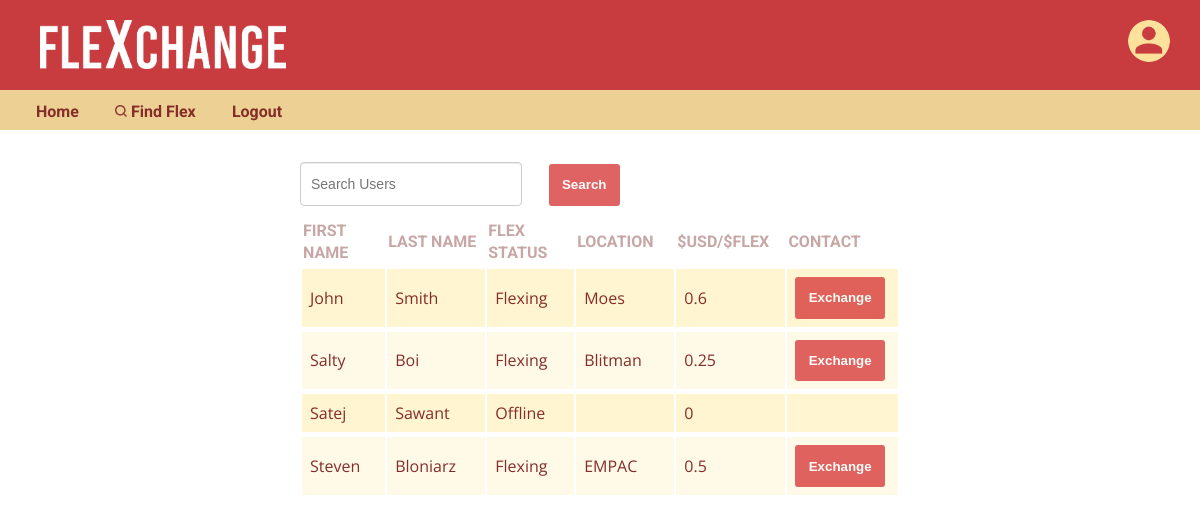
The page /search.php?orderBy=FirstName (signed in) on the database its author committed.
### tables this page shows
CREATE TABLE `user` (
  `user_id` int(10) UNSIGNED NOT NULL,
  `FirstName` varchar(64) NOT NULL,
  `LastName` varchar(64) NOT NULL,
  `email` varchar(64) NOT NULL,
  `status` int(10) UNSIGNED NOT NULL DEFAULT '1',
  `pass_hash` varchar(64) NOT NULL,
  `pass_salt` varchar(64) NOT NULL,
  `venmo_handle` varchar(17) NOT NULL,
  `location` varchar(64) NOT NULL,
  `exchange_rate` float NOT NULL,
  `img_name` varchar(64) NOT NULL
);

### search.php (the view, shortened to what this page needs)
<?php
  require_once "backend/connect.php";
  if (isset($_POST['valueToSearch']) && $_POST['valueToSearch'] != ""){
    $query = 'SELECT `FirstName`, `LastName`, `status`, `location`, `exchange_rate`, `email` FROM `user` WHERE CONCAT(`FirstName`, `LastName`, `status`, `location`) LIKE "%'.$_POST['valueToSearch'].'%"';
  } else {
    $query = "SELECT `FirstName`, `LastName`, `status`, `location`, `exchange_rate`, `email` FROM `user` WHERE 1";
  }
  $orderBy = array('FirstName', 'LastName', 'status', 'location', 'exchange_rate');
  if (isset($_GET['orderBy']) && in_array($_GET['orderBy'], $orderBy)) {
    $order = $_GET['orderBy'];
    $query .= " ORDER BY ".$order;
  }
  $stmt = $dbh->prepare($query);
  $stmt->execute();
?>
<!DOCTYPE html>
<html>
  <head>
    <link rel="stylesheet" type="text/css" href="style/search.css">
  </head>
  <body>
    <?php include("common/header.php");?>
    <main>
      <form id="searchForm" action="search.php" method="post">
        <input id="searchText" type="text" name="valueToSearch" placeholder="Search Users" class="form-control2">
        <input id="searchSubmit" type="submit" name="search" value="Search" class="btn"><br/>
      </form>
      <?php
        if ($stmt->rowCount() > 0) {
          echo "
            <table>
              <tr>
                <th class='firstname'><a href='?orderBy=FirstName'>First Name</a></th>
                <th class='lastname'><a href='?orderBy=LastName'>Last Name</a></th>
                <th class='status'><a href='?orderBy=status'>Flex Status</a></th>
                <th class='location'><a href='?orderBy=location'>Location</a></th>
                <th class='rate'><a href='?orderBy=exchange_rate'>\$USD/\$FLEX</a></th>
                <th class='contact'><a href='??orderBy=status'>Contact</a></th>
              </tr>
          ";
          while($row = $stmt->fetch()) {
            $status = "";
            $contactButton = "";
            if ($row['status'] == 0){
              $status = 'Flexing';
              $contactButton = "
                <form action='email.php' method='post'>
                  <input type='hidden' name='email' value=" . $row['email'] . ">
                  <input type='hidden' name='name' value=" . $row['FirstName'] . ">
                  <input type='submit' name='search' value='Exchange' class='btn'>
                </form>
              ";
            } else if ($row['status'] == 1){
              $status = 'Offline';
            } else {
              $status = 'Status Unavailable';
            }
            echo "
              <tr>
                <td>" . $row['FirstName'] . "</td>
                <td>" . $row['LastName'] . "</td>
                <td>" . $status . "</td>
                <td>" . $row['location'] . "</td>
                <td>" . $row['exchange_rate'] . "</td>
                <td>" . $contactButton . "</td>
              </tr>
            ";
          }
          echo "</table>";
        } else {
          echo "<h1>No Results</h1>";
        }
      ?>
    </main>
  </body>
</html>

### style/style.css (style rules this page uses)
html { position: relative; min-height: 100%; margin: 0; padding: 0; }
body { margin: 0; padding: 0; color: #842D29; font-family: 'Open Sans', sans-serif; padding-bottom: 200px; }
main { margin: auto; width: 50%; }
a { font-weight: bold; color: #842D29; font-family: 'Roboto'; text-decoration: none; }
.btn { border: none; padding: 1em; font-weight: bold; color: white; margin-right: 5px; border-radius: 3px; background-color: #D83D3D; opacity: 0.8; transition: 0.2s; cursor: pointer; }

### style/search.css (style rules this page uses)
#searchForm { margin: 2em 0; width: 100%; }
#searchText { float: left; width: 200px; }
#searchSubmit { float: left; margin-left: 2em; margin-top: 2px; max-width: 18%; }
th { background-color: white; height: 25px; text-align: left; border-bottom: 3px solid white; }
.form-control2 { display: block; width: 100px; height:34px; padding: 4px 10px; font-size: 14px; background-color: #fff; line-height: 1.43; border-radius: 4px; border: 1px solid #ccc; -webkit-box-shadow: inset 0 1px 1px rgba(0, 0, 0, .075); box-shadow: inset 0 1px 1px rgba(0, 0, 0, .075); }
th.firstname { width: 140px; }
th.lastname { width: 170px; }
th.status { width: 150px; }
th.location { width: 165px; }
th.rate { width: 160px; }
td { padding: 8px; border-bottom: 3px solid white; }
tr:nth-child(even) { background-color: #fff5d1; }
tr:nth-child(odd) { background-color: #fffae8; }
table th a { font-weight: bold; font-size: 1em; text-transform: uppercase; color: #c6a7a5; cursor: pointer; text-decoration: none; }

### rows shown on the page
user: FirstName "John", LastName "Smith", status "Flexing", location "Moes", exchange_rate "0.6"
user: FirstName "Salty", LastName "Boi", status "Flexing", location "Blitman", exchange_rate "0.25"
user: FirstName "Satej", LastName "Sawant", status "Offline", exchange_rate "0"
user: FirstName "Steven", LastName "Bloniarz", status "Flexing", location "EMPAC", exchange_rate "0.5"
